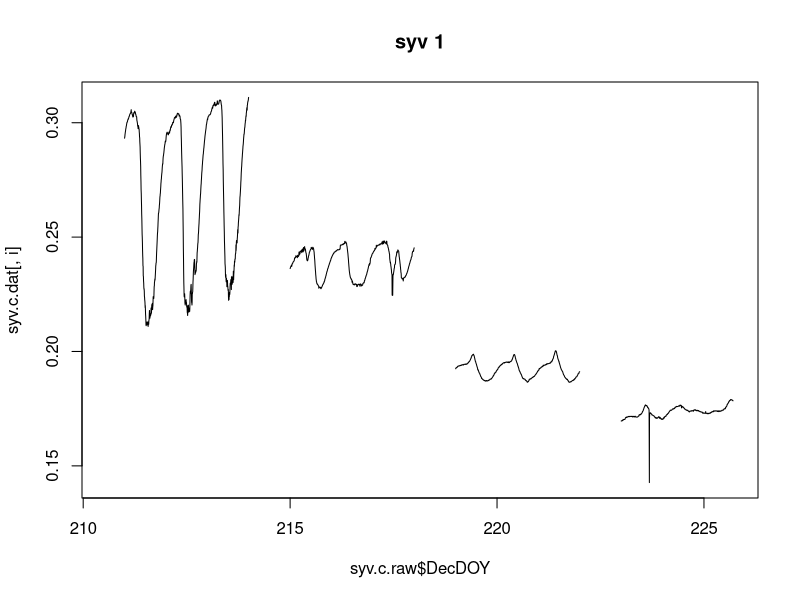
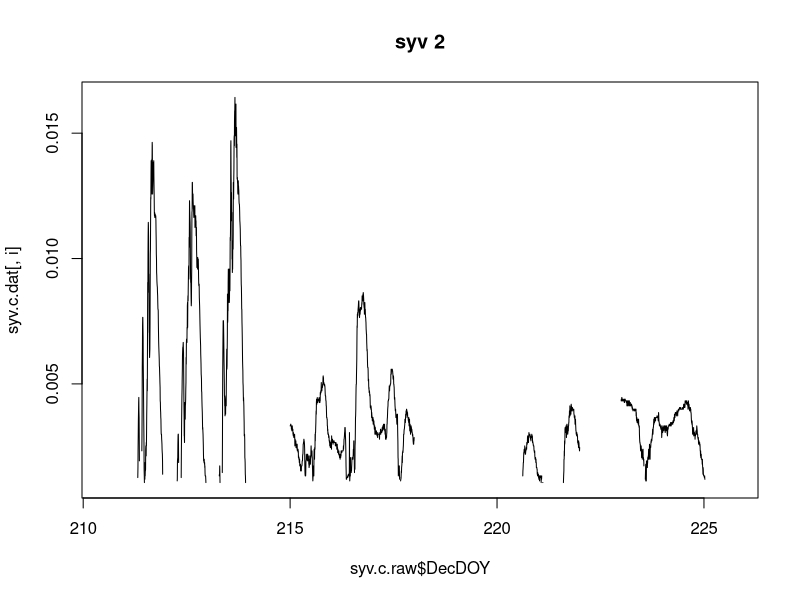
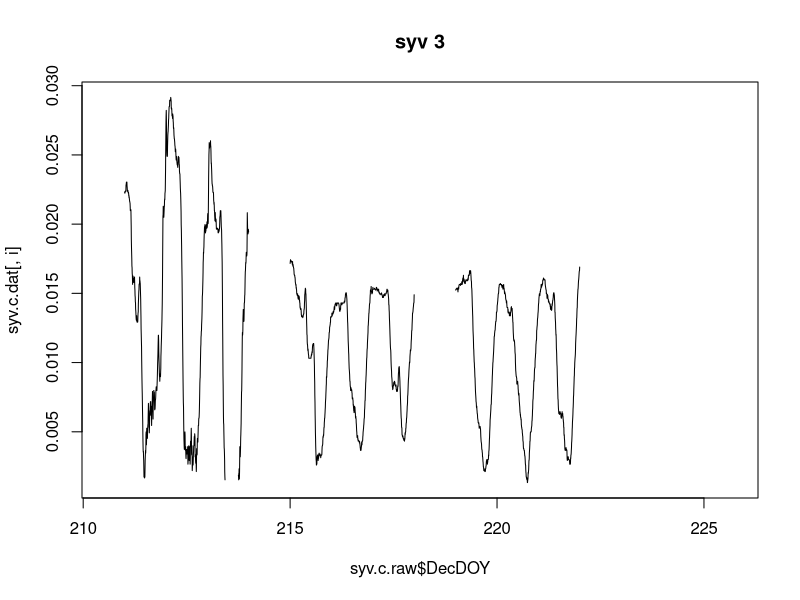
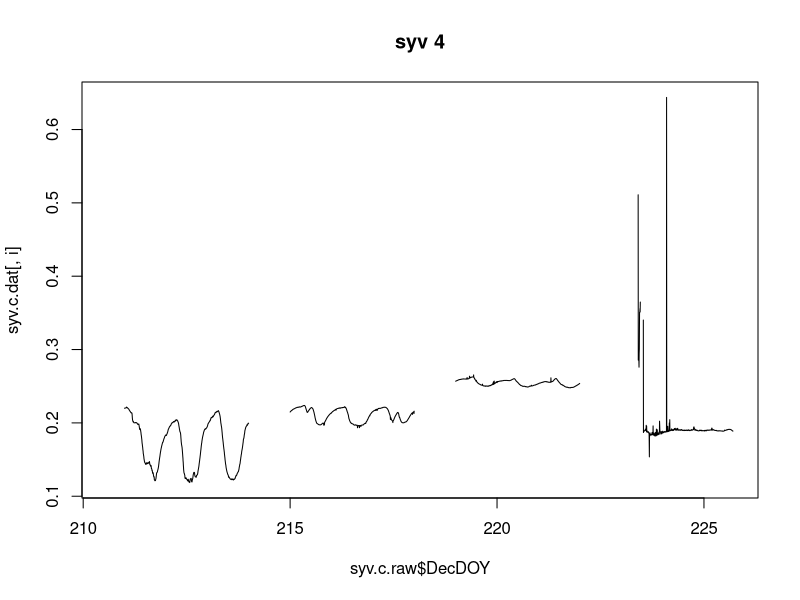
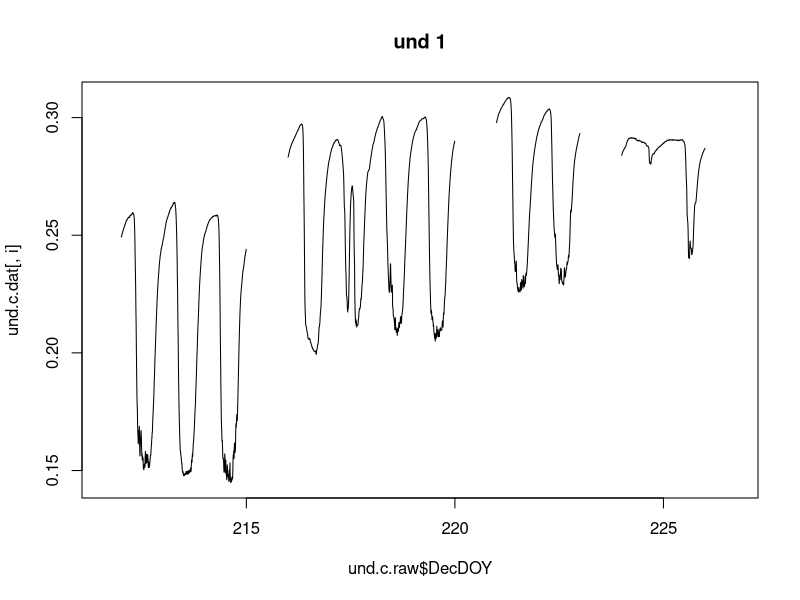
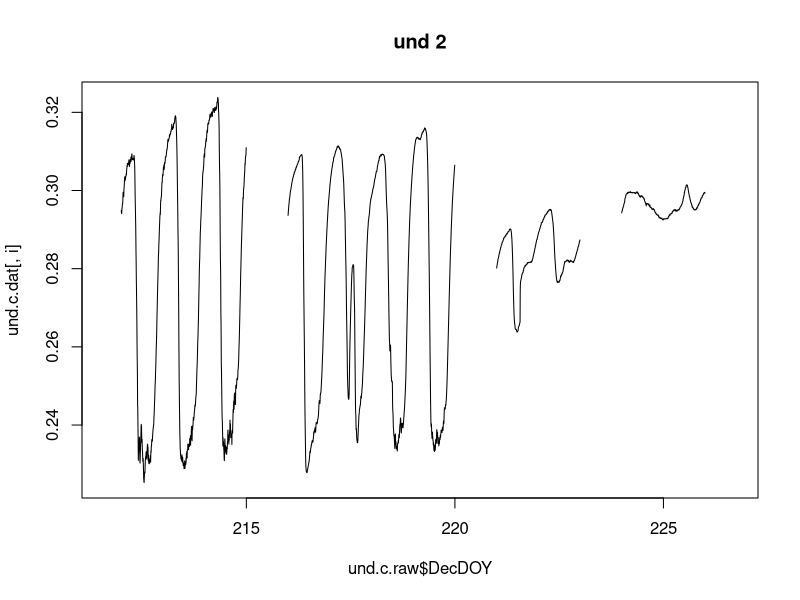
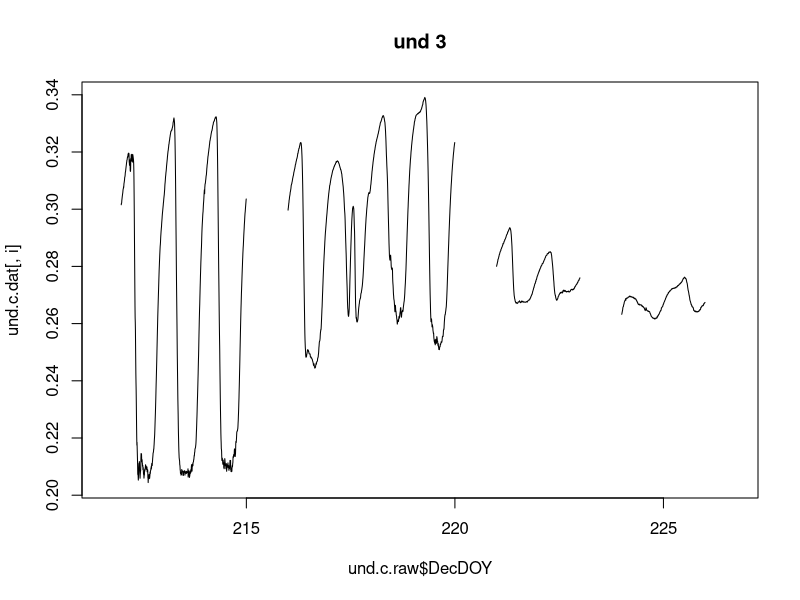
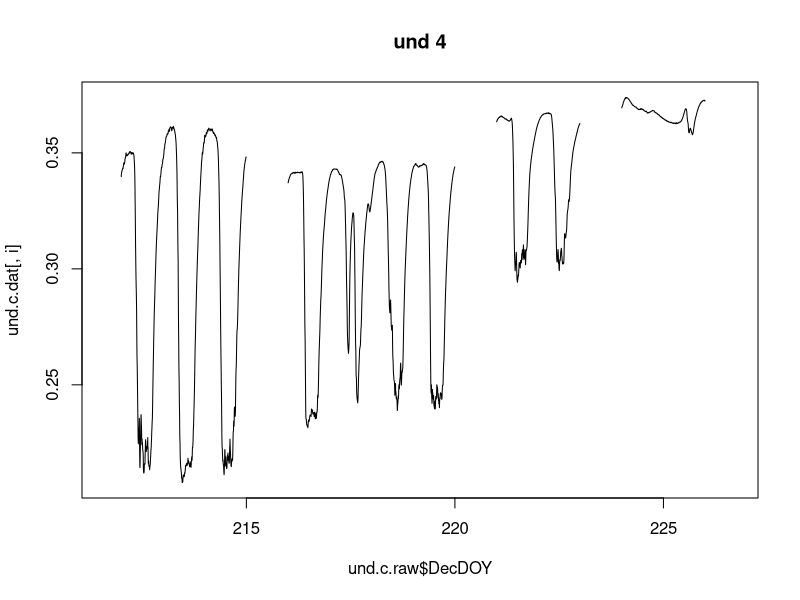

Source code (R) for these figures, in order: (Note: this script raises an error after producing the figures.)
#Calculates radial profiles from calibration experiment 
#in which a long needle measured sap flux for ~3 days at each of 4 depths.

#Data from calibration 
syv.c.raw<-read.csv('SYV_Calib.csv')
und.c.raw<-read.csv('UND_Calib.csv')
wcr.c.raw<-read.csv('WCR_Calib.csv')

#WCR has an extra day with messy data. Remove
wcr.c.raw<-wcr.c.raw[wcr.c.raw$DOY > 208,]


sc<-8 #First column with main data

#Cleanup
syv.c.dat<-syv.c.raw[,sc:ncol(syv.c.raw)]
syv.c.dat[syv.c.dat<0.001 | syv.c.dat> 1]<-NaN
und.c.dat<-und.c.raw[,sc:ncol(und.c.raw)]
und.c.dat[und.c.dat<0.001 | und.c.dat> 1]<-NaN
wcr.c.dat<-wcr.c.raw[,sc:ncol(wcr.c.raw)]
wcr.c.dat[wcr.c.dat<0.001 | wcr.c.dat> 1]<-NaN

#Days when sensor was moved between depths (from field journal)
und.switchdays<-c(211,215,220,223,226)
wcr.switchdays<-c(209,213,217,221,224)
syv.switchdays<-c(210,214,218,222,226)


#take out days where I switched the sensor
syv.c.dat[syv.c.raw$DOY %in% syv.switchdays,]<-NaN
#& syv.c.raw$H > 6 &syv.c.raw$H< 22,] <- NaN
und.c.dat[und.c.raw$DOY %in% und.switchdays,]<-NaN
#& und.c.raw$H > 6 &und.c.raw$H< 22,] <- NaN
wcr.c.dat[wcr.c.raw$DOY %in% wcr.switchdays,]<-NaN
#& wcr.c.raw$H > 6 &wcr.c.raw$H< 22,] <- NaN

#First look plots
for(i in 1:4){
  plot( syv.c.raw$DecDOY,syv.c.dat[,i], main=paste('syv', i), type='l')
}
for(i in 1:5){
  plot(und.c.raw$DecDOY, und.c.dat[,i],  main=paste('und', i), type='l')
}
for(i in 1:2){
  plot(wcr.c.raw$DecDOY, wcr.c.dat[,i], main=paste('wcr', i), type='l')
}


sites<-list(wcr.c.dat,syv.c.dat,und.c.dat)
meta.raw<-list(wcr.c.raw,syv.c.raw,und.c.raw)
names<-c('wcr','syv','und')

#Loop for all 3 sites. Probably would have been more efficient as a function but it works
for (s in 1:3){
  DAT<-sites[[s]]      #Grab data for a site
  meta<-meta.raw[[s]]  #Grab metadata for same site
  
  DAT.t<-cbind(meta$DOY, DAT) #Timeseries + raw data. Same for all sites
  colnames(DAT.t)<-c('DOY', colnames(DAT))
  
  #Set reusable params. Seriously this should have been a function.
  nObs<-nrow(DAT)
  DOYs<-unique(meta$DOY)
  nDays<-length(DOYs)
  nSensors<-ncol(DAT)
  Sensornames<-colnames(DAT)
  
  #Convert to flow. Throws errors because of days with all NaNs. Don't worry about it.
  maxes<-aggregate(DAT.t, by=list(DAT.t$DOY), FUN=max, na.rm=TRUE)
  maxes<-maxes[,3:ncol(maxes)]
  maxes[maxes==-Inf]<-NaN
  
  #Make repeating timeseries of maxes for sapflux calculation.
  Daymaxes<-as.data.frame(matrix(data=NaN,nrow=nObs, ncol=nSensors))
  Daymax.names<-rep(NaN, nSensors)
  for (v in 1:nSensors){
    print(v)
    Daymaxvec<-rep(NaN, nObs)
    for (i in 1:nDays){
      Daymaxvec[DAT.t$DOY==DOYs[i]]<-maxes[i,v]    
    }
    Daymaxes[,v]<-Daymaxvec 
    Daymax.names[v]<- paste(Sensornames[v],"max", sep='_')
  }
  colnames(Daymaxes)<-Daymax.names
  rm(Daymax.names, Daymaxvec)
  
# To flow
K<-as.data.frame(matrix(data=NaN,nrow=nObs, ncol=nSensors))
K.names<-rep(NaN, nSensors)
Flux<-as.data.frame(matrix(data=NaN,nrow=nObs, ncol=nSensors))
Flux.names<-rep(NaN, nSensors)
for(v in 1:nSensors){
  K[,v]<-((Daymaxes[,v]-DAT[,v])/DAT[,v])
  Flux[,v]<-0.000119*(K[,v])^1.231
  
  K.names[v]<-paste(Sensornames[v], "K",sep='_')
  Flux.names[v]<-paste(Sensornames[v], "Flux", sep='')                   
}

colnames(K)<-K.names
colnames(Flux)<-Flux.names

rm(K.names, K)

#Rename to save results
if(s==1){wcr.flux<-Flux} 
if(s==2){syv.flux<-Flux}
if(s==3){und.flux<-Flux}
  
}

#Plot flow. Nice decreasing pattern on most. Some SYV sensors break.
for(i in 1:4){
  plot( syv.c.raw$DecDOY,syv.flux[,i], main=paste('syv flux', i), type='l')
}
for(i in 1:5){
  plot(und.c.raw$DecDOY, und.flux[,i],  main=paste('und flux', i), type='l')
}
for(i in 1:2){
  plot(wcr.c.raw$DecDOY, wcr.flux[,i], main=paste('wcr flux', i), type='l')
}

rm('Flux','meta','Daymaxes')

#Ratios

#Prep for aggregation. Another thing that should be a function. 
#Geez 2016 me, get yourself together!
und.dectime<-(und.c.raw$H)+((und.c.raw$M)/60)
und.flux.t<-cbind(und.c.raw$DOY, und.dectime, und.flux)
colnames(und.flux.t)<-c('DOY','DecTime', colnames(und.flux))

syv.dectime<-(syv.c.raw$H)+((syv.c.raw$M)/60)
syv.flux.t<-cbind(syv.c.raw$DOY, syv.dectime, syv.flux)
colnames(syv.flux.t)<-c('DOY','DecTime', colnames(syv.flux))

wcr.c.raw$M<-as.numeric(levels(wcr.c.raw$M))[wcr.c.raw$M]
wcr.dectime<-(wcr.c.raw$H)+((wcr.c.raw$M)/60)
wcr.flux.t<-cbind(wcr.c.raw$DOY, wcr.dectime, wcr.flux)
colnames(wcr.flux.t)<-c('DOY','DecTime', colnames(wcr.flux))

#It rained on DOY 217. Remove.
#wcr.c.raw[wcr.c.raw$DOY == 217,]  #Change day for WCR so already NaN'd
syv.flux.t[syv.flux.t$DOY == 217 & syv.flux.t$DecTime >10 & syv.flux.t$DecTime<16,3:6]<-NaN
und.flux.t[und.flux.t$DOY == 217 & und.flux.t$DecTime >10 & und.flux.t$DecTime<16,3:7]<-NaN

#Position 1 (Normal 10mm depth, middle of 0 - 20 mm ring). Days from field journal.
und.d1<-und.flux.t[und.flux.t$DOY %in% c(212:214),]  #Pull days of interest
und.p1<-aggregate(und.d1, by=list(und.d1$DecTime), FUN=mean, na.rm=TRUE) #average 5-min rates across the ~3 days to make an avg daily profile

syv.d1<-syv.flux.t[syv.flux.t$DOY %in% c(211:213),]
syv.p1<-aggregate(syv.d1, by=list(syv.d1$DecTime), FUN=mean, na.rm=TRUE)

wcr.d1<-wcr.flux.t[wcr.flux.t$DOY %in% c(210:212),]
wcr.p1<-aggregate(wcr.d1, by=list(wcr.d1$DecTime), FUN=mean, na.rm=TRUE)

rm('und.d1','syv.d1','wcr.d1')

#Position 2 (30 mm depth; middle of 20 - 40mm ring)
und.d2<-und.flux.t[und.flux.t$DOY %in% c(216:219),]
und.p2<-aggregate(und.d2, by=list(und.d2$DecTime), FUN=mean, na.rm=TRUE)

syv.d2<-syv.flux.t[syv.flux.t$DOY %in% c(215:217),]
syv.p2<-aggregate(syv.d2, by=list(syv.d2$DecTime), FUN=mean, na.rm=TRUE)

wcr.d2<-wcr.flux.t[wcr.flux.t$DOY %in% c(214:216),]
wcr.p2<-aggregate(wcr.d2, by=list(wcr.d2$DecTime), FUN=mean, na.rm=TRUE)

rm('und.d2','syv.d2','wcr.d2')

#Position 3 (50mm depth, 40 - 60mm ring)
und.d3<-und.flux.t[und.flux.t$DOY %in% c(221:222),]
und.p3<-aggregate(und.d3, by=list(und.d3$DecTime), FUN=mean, na.rm=TRUE)

syv.d3<-syv.flux.t[syv.flux.t$DOY %in% c(219:221),]
syv.p3<-aggregate(syv.d3, by=list(syv.d3$DecTime), FUN=mean, na.rm=TRUE)

wcr.d3<-wcr.flux.t[wcr.flux.t$DOY %in% c(218:220),]
wcr.p3<-aggregate(wcr.d3, by=list(wcr.d3$DecTime), FUN=mean, na.rm=TRUE)

rm('und.d3','syv.d3','wcr.d3')

#Position 4 (70mm depth, 60 - 80mm ring)
und.d4<-und.flux.t[und.flux.t$DOY %in% c(224:225),]
und.p4<-aggregate(und.d4, by=list(und.d4$DecTime), FUN=mean, na.rm=TRUE)

syv.d4<-syv.flux.t[syv.flux.t$DOY %in% c(223:225),]
syv.p4<-aggregate(syv.d4, by=list(syv.d4$DecTime), FUN=mean, na.rm=TRUE)

wcr.d4<-wcr.flux.t[wcr.flux.t$DOY %in% c(222:223),]
wcr.p4<-aggregate(wcr.d4, by=list(wcr.d4$DecTime), FUN=mean, na.rm=TRUE)

rm('und.d4','syv.d4','wcr.d4')

#Scoop data together. This is attrociously inefficient.
wcr.c1<-cbind(wcr.p1[4],wcr.p2[4],wcr.p3[4],wcr.p4[4])
wcr.c2<-cbind(wcr.p1[5],wcr.p2[5],wcr.p3[5],wcr.p4[5])

syv.c1<-cbind(syv.p1[4],syv.p2[4],syv.p3[4],syv.p4[4])
syv.c2<-cbind(syv.p1[5],syv.p2[5],syv.p3[5],syv.p4[5])
syv.c3<-cbind(syv.p1[6],syv.p2[6],syv.p3[6],syv.p4[6])
syv.c4<-cbind(syv.p1[7],syv.p2[7],syv.p3[7],syv.p4[7])

und.c1<-cbind(und.p1[4],und.p2[4],und.p3[4],und.p4[4])
und.c2<-cbind(und.p1[5],und.p2[5],und.p3[5],und.p4[5])
und.c3<-cbind(und.p1[6],und.p2[6],und.p3[6],und.p4[6])
und.c4<-cbind(und.p1[7],und.p2[7],und.p3[7],und.p4[7])
und.c5<-cbind(und.p1[8],und.p2[8],und.p3[8],und.p4[8])

rm('syv.p1','syv.p2','syv.p3','syv.p4','und.p1','und.p2','und.p3','und.p4',
   'wcr.p1','wcr.p2','wcr.p3','wcr.p4')

#Combine into lists for looping
und.c<-list(und.c1,und.c2,und.c3,und.c4,und.c5)
syv.c<-list(syv.c1,syv.c2,syv.c3,syv.c4)
wcr.c<-list(wcr.c1,wcr.c2)

rm('und.c1','und.c2','und.c3','und.c4','und.c5','syv.c1',
        'syv.c2','syv.c3','syv.c4','wcr.c1','wcr.c2')


#Profiles

par(mfrow=c(1,2))

#UNDERC
datlist.und<-list()
profs.und<-matrix(data=NA, nrow=5, ncol=4) #space
for (r in 1:length(und.c)){  #each member of und.c is data from one of the UND sensors. Thus this loops over 5 sensors
  dat<-und.c[[r]]     #Pull sensor. Will be 288 rows b/c there are 288 5 min periods in a day
  dat.r<-dat/dat[,1]  #Flux relative to the normal 10mm position (theoretically highest flux rate); will normally be less than 1
  dat.r.sub<-dat.r[145:192,1:4] #Subset to midday 12 - 4 
  datlist.und[[r]]<-dat.r.sub
  profs.und[r,]<-colMeans(dat.r.sub)
  plot(colMeans(dat.r.sub), main=paste('UND C',r, sep=''))
  lines(colMeans(dat.r.sub))
}

#WCR
datlist.wcr<-list()
profs.wcr<-matrix(data=NA, nrow=length(wcr.c), ncol=4)
for (r in 1:length(wcr.c)){
  dat<-wcr.c[[r]]
  dat.r<-dat/dat[,1]
  dat.r.sub<-dat.r[145:192,1:4]
  datlist.wcr[[r]]<-dat.r.sub
  profs.wcr[r,]<-colMeans(dat.r.sub)
  plot(colMeans(dat.r.sub), main=paste('WCR C',r, sep=''))
  lines(colMeans(dat.r.sub))
}


#SYV
datlist.syv<-list()
profs.syv<-matrix(data=NA, nrow=length(syv.c), ncol=4)
for (r in 1:length(syv.c)){
  dat<-syv.c[[r]]
  dat.r<-dat/dat[,1]
  dat.r.sub<-dat.r[145:192,1:4]
  datlist.syv[[r]]<-dat.r.sub
  profs.syv[r,]<-colMeans(dat.r.sub)
  if(r==4){dat.r.sub[,4]<-NA}  #take out 4th measurement time for sensor 4 (sensor broke between depth 3 and 4)
  if(r==1 | r==4){  #Don't use 2 or 3; these sensors had strange behavior from day 1
    plot(colMeans(dat.r.sub), main=paste('SYV C',r, sep=''))
    lines(colMeans(dat.r.sub))}
}

rm('dat.r','dat.r.sub','dat')

#Aggregate profiles

syv.c.names<-c('S1', 'S2','S3','S4')
syv.c.valid<-c(2,3,1,3)  #Best guess: set by allometric sapwood depth of each tree, e.g. C1 must have predicted SWD either <50mm or <70mm
syv.agg<-(cbind(syv.c.names, profs.syv, syv.c.valid))
syv.agg[2:3,2:5]<-NaN #NAN broken sensors 2 & 3
syv.agg[4,5]<-NaN # NAN broken 4th band of sensor 4

und.c.names<-c('U1', 'U2','U3','U4','U5')
und.c.valid<-c(2,4,2,1,3)
und.agg<-cbind(und.c.names, profs.und, und.c.valid)

wcr.c.names<-c('W1','W2')
wcr.c.valid<-c(1,2)
wcr.agg<-cbind(wcr.c.names, profs.wcr, wcr.c.valid)

#All profiles in one place
profile<-as.data.frame(rbind(wcr.agg,und.agg,syv.agg))
colnames(profile)<-c('site','P1','P2','P3','P4','valid')

rm ('profs.syv','profs.und','profs.wcr','syv.agg','und.agg','wcr.agg')

#Fucking factors
profile$P1<-as.numeric(levels(profile$P1)[profile$P1])
profile$P2<-as.numeric(levels(profile$P2)[profile$P2])   
profile$P3<-as.numeric(levels(profile$P3)[profile$P3])
profile$P4<-as.numeric(levels(profile$P4)[profile$P4])
profile$valid<-as.numeric(levels(profile$valid)[profile$valid])

#Adjusted based on manual inspection of curves
adj.valid<-c(2,3,3,3,2,2,3,2,4,4,3) 
#Extended to points in the curve where it appeas sapwood continues 
#(i.e. there is substantial flux) even though allometry predicts thinner sapwood
profile$adj<-adj.valid

profile.val<-profile

#NANs unlikely profile values
for (r in 1:nrow(profile.val)){
  if(profile.val[r,7]<4){
  profile.val[r,((profile.val[r,7]+2):5)]<-NaN
  #This is terrible. The +2 (a) shifts for the site column and 
  #(b) makes sure that the first valid value is included.
  }
}

#Optionally take out the weird basswood value
profile.val.n<-profile.val
profile.val.n$P3[2]<-NaN
#Using a column index of 7 gives adapted indices. Column 6 has strict indices
#Overall profiles
plot(colMeans(profile.val[1:7, 2:5], na.rm=TRUE), main='Hardwoods')
lines(colMeans(profile.val[1:7, 2:5], na.rm=TRUE))

plot(colMeans(profile.val.n[1:7, 2:5], na.rm=TRUE), main='Hardwoods, no weird TIAM')
lines(colMeans(profile.val.n[1:7, 2:5], na.rm=TRUE))

plot(colMeans(profile.val[c(8,11), 2:5], na.rm=TRUE), main='Hemlock')
lines(colMeans(profile.val[c(8,11), 2:5], na.rm=TRUE))


#by species
plot(colMeans(profile.val[c(2,5), 2:5], na.rm=TRUE), main='TIAM', ylim=c(0,1))
lines(colMeans(profile.val[c(2,5), 2:5], na.rm=TRUE))

plot(colMeans(profile.val[c(3:4), 2:5], na.rm=TRUE), main='POTR', ylim=c(0,1))
lines(colMeans(profile.val[c(3:4), 2:5], na.rm=TRUE))

plot(colMeans(profile.val[c(6:7), 2:5], na.rm=TRUE), main='Acer spp.', ylim=c(0,1))
lines(colMeans(profile.val[c(6:7), 2:5], na.rm=TRUE))

plot(colMeans(profile.val[c(8,11), 2:5], na.rm=TRUE), main='TSCA', ylim=c(0,1))
lines(colMeans(profile.val[c(8,11), 2:5], na.rm=TRUE))

plot(colMeans(profile.val[1, 2:5], na.rm=TRUE), main='OSVI', ylim=c(0,1))
lines(colMeans(profile.val[1, 2:5], na.rm=TRUE))

